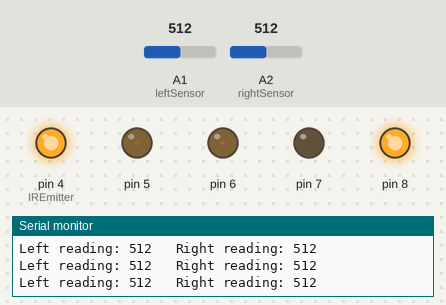
Bench run of a sketch on a simulated Arduino Uno, built with avr-gcc and run on an emulated ATmega328P. On the bench: output pins drawn as LEDs (lit = HIGH), the last lines printed to the serial monitor. The test bench sets the inputs (shaded band); at power-on: A1 (leftSensor) = 512, A2 (rightSensor) = 512.

Above: at 1.24 s.
1.3 s: A1 (leftSensor) set to 106
2.8 s: A1 (leftSensor) set to 96
At 4.0 s:
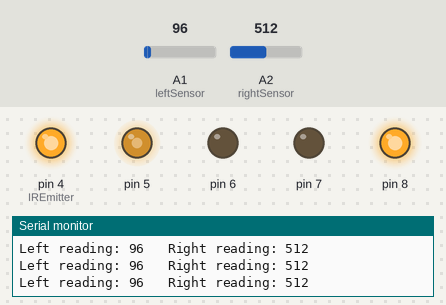
4.3 s: A2 (rightSensor) set to 107
5.8 s: A2 (rightSensor) set to 91
At 6.5 s:
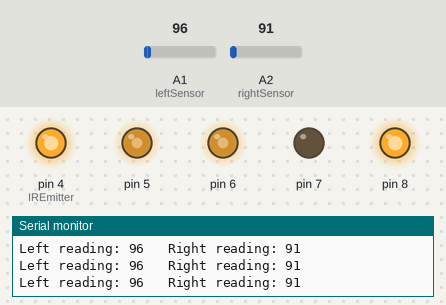
7.3 s: A1 (leftSensor) set to 1023
At 9.6 s:
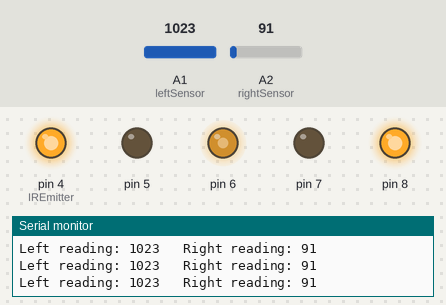
10.3 s: A2 (rightSensor) set to 122
At 10.49 s:
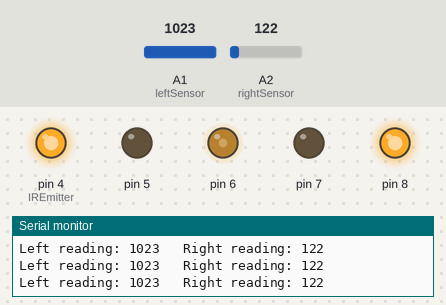
Timing chart, 0 to 13.3 s (numbered marks = the images above; inputs shaded):
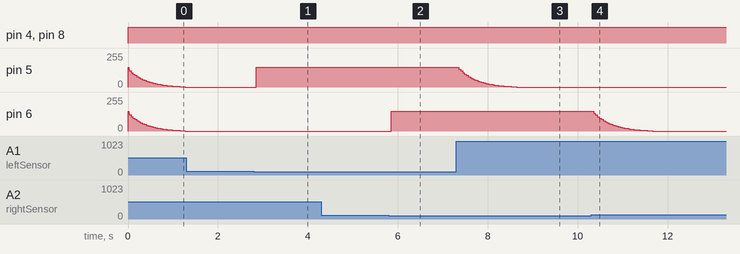

The sketch:

LineFollowingRobot.ino
```cpp
// (licence header left out)
// Lesson 6, Bot: Line Following

  /*Please note that not everything that looks dark, like blue painters tape
    will be dark to infrared sensors.  Test different materials using the Infrared sensor
    code from Lesson 4.2 to make sure that in infrared you have a light background
    and dark line.  If needed change LINE_VALUE below to be a number inbetween your light
	and dark infrared sensor readings.
  */

#include "Motor.h"

// Pin definitions
// IR Sensors and IR Emitter
#define leftSensor  A1
#define rightSensor A2
#define IREmitter   4

// Motor pins
#define leftMotorSpeed 5
#define rightMotorSpeed 6
#define leftMotorDirection 7
#define rightMotorDirection 8

// Robot configuration
#define MOVE_SPEED 150
#define LINE_VALUE 100
#define DELAY_TIME 10

// Create our motor object
Motor motor;

// Create variables to constantly vary the motor speeds
int leftSpeed = MOVE_SPEED;
int rightSpeed = MOVE_SPEED;

void setup() {
  Serial.begin(9600);
  pinMode(IREmitter,   OUTPUT);
  pinMode(leftSensor,  INPUT);
  pinMode(rightSensor, INPUT);

  motor.setupRight(rightMotorSpeed, rightMotorDirection);
  motor.setupLeft(leftMotorSpeed,   leftMotorDirection);
}

void loop() {
  // Turn on our IREmitter so that our line sensors will get
  // a strong signal.
  digitalWrite(IREmitter, HIGH);
  delayMicroseconds(1);

  // Move using our variables which were initialized to our pre-defined speed.
  motor.left(leftSpeed);
  motor.right(rightSpeed);

  //delay a little to give the robot some time to move to a slightly different position before checking for the line
  delay(DELAY_TIME);

  // Read our line sensor values.
  int leftReading = analogRead(leftSensor);
  int rightReading = analogRead(rightSensor);

  if ( leftReading > LINE_VALUE ) {
    //decrease the left motors speed by 1/10th each time the left sensor sees the line
    leftSpeed = leftSpeed*9/10;
  } else {
    //if the left sensor doesn't see the line set the left motor to the default speed
    leftSpeed = MOVE_SPEED;
  }

  if ( rightReading > LINE_VALUE ) {
    //decrease the right motors speed incrementally by 1/10th for each time the right sensor sees the line
    rightSpeed = rightSpeed*9/10;
  } else {
    //if the right sensor doesn't see the line set the right motor to the default speed
    rightSpeed = MOVE_SPEED;
  }

  //To troubleshoot your code the following print commands are very useful
  Serial.print("Left reading: ");
  Serial.print(leftReading);
  Serial.print("   Right reading: ");
  Serial.println(rightReading);

}

/*********************************************************************************************************************
Permission is hereby granted, free of charge, to any person obtaining a copy of this software and associated documentation files (the "Software"), to deal in the Software without restriction, including without limitation the rights to use, copy, modify, merge, publish, distribute, sublicense, and/or sell copies of the Software, and to permit persons to whom the Software is furnished to do so, subject to the following conditions:

The above copyright notice and this permission notice shall be included in all copies or substantial portions of the Software.
THE SOFTWARE IS PROVIDED "AS IS", WITHOUT WARRANTY OF ANY KIND, EXPRESS OR IMPLIED, INCLUDING BUT NOT LIMITED TO THE WARRANTIES OF MERCHANTABILITY, FITNESS FOR A PARTICULAR PURPOSE AND NONINFRINGEMENT. IN NO EVENT SHALL THE AUTHORS OR COPYRIGHT HOLDERS BE LIABLE FOR ANY CLAIM, DAMAGES OR OTHER LIABILITY, WHETHER IN AN ACTION OF CONTRACT, TORT OR OTHERWISE, ARISING FROM, OUT OF OR IN CONNECTION WITH THE SOFTWARE OR THE USE OR OTHER DEALINGS IN THE SOFTWARE.
'*******************************************************************************************************************/
```

Motor.cpp
```cpp
/********************************************************************
  Motor.cpp - A Library for Controlling the Motors of the MRK-1
  An Introduction to Robot Programming
  Author - Eric Ryan Harrison <me@ericharrison.info>
  http://github.com/SumoRobotLeague/MRK-1/

  Improved motor control library with an attack() method that will
  instantly charge forward at full speed on both motors.
********************************************************************/

#include "Arduino.h"
#include "Motor.h"

// Define our minimum and maximum speeds for error checking.
#define maxSpeed 255
#define minSpeed -255

// This is our class constructor. When this method is called
// the class will create an object of this instance. We don't
// need our motor constructor to do anything, so we will leave
// it empty.
Motor::Motor() {
	// Intentionally do nothing
}

void Motor::setupRight(int rightSpeed_pin, int rightDirection_pin) {
	// Store the pin in a private variable for later use
	_rightMotorSpeedPin     = rightSpeed_pin;
	_rightMotorDirectionPin = rightDirection_pin;

	// Set up pins for output
	pinMode(_rightMotorSpeedPin,     OUTPUT);
	pinMode(_rightMotorDirectionPin, OUTPUT);
}


void Motor::setupLeft(int leftSpeed_pin, int leftDirection_pin) {
	// Store the pin in a private variable for later use
	_leftMotorSpeedPin     = leftSpeed_pin;
	_leftMotorDirectionPin = leftDirection_pin;

	// Set up pins for output
	pinMode(_leftMotorSpeedPin,     OUTPUT);
	pinMode(_leftMotorDirectionPin, OUTPUT);
}

void Motor::right(int speed) {
	// Simple check to make sure our speed does not exceed
	// the defined speed limits.
	if ( speed > maxSpeed ) {
		speed = maxSpeed;
	} else if ( speed < minSpeed ) {
		speed = minSpeed;
	}

	if ( speed < 0 ) {
		digitalWrite(_rightMotorDirectionPin, LOW);
		analogWrite(_rightMotorSpeedPin, abs(speed));
	} else {
		digitalWrite(_rightMotorDirectionPin, HIGH);
		analogWrite(_rightMotorSpeedPin, speed);
	}
}

void Motor::left(int speed) {
	if ( speed > maxSpeed ) {
		speed = maxSpeed;
	} else if ( speed < minSpeed ) {
		speed = minSpeed;
	}

	if ( speed < 0 ) {
		digitalWrite(_leftMotorDirectionPin, HIGH);
		analogWrite(_leftMotorSpeedPin, abs(speed));
	} else {
		digitalWrite(_leftMotorDirectionPin, LOW);
		analogWrite(_leftMotorSpeedPin, speed);
	}
}

// Our attack() method is a very simple function that will
// tell both motors to charge forward at full speed.
void Motor::attack() {
	right(maxSpeed);
	left(maxSpeed);
}

// Our abort() method is a very simple function that will
// tell both motors to reverse at full speed.
void Motor::abortNow() {
	right(minSpeed);
	left(minSpeed);
}
```

Motor.h
```cpp
/********************************************************************
  Motor.h - A Library for Controlling the Motors of the MRK-1
  An Introduction to Robot Programming
  Author - Eric Ryan Harrison <me@ericharrison.info>
  http://github.com/SumoRobotLeague/MRK-1/
********************************************************************/

#ifndef Motor_h
#define Motor_h

#include "Arduino.h"

class Motor {
	public:
		Motor();
		void setupRight(int rightSpeed_pin, int rightDirection_pin);
		void setupLeft(int leftSpeed_pin, int leftDirection_pin);
		void right(int speed);
		void left(int speed);
		void attack();
		void abortNow();
	private:
		int _rightMotorSpeedPin;
		int _rightMotorDirectionPin;
		int _leftMotorSpeedPin;
		int _leftMotorDirectionPin;
};

#endif
```

Measured:
- the behaviour switches between 101 and 100 on A1 (leftSensor) (found by bisection; images 0 and 1)
- the behaviour switches between 101 and 100 on A2 (rightSensor) (found by bisection; images 1 and 2)
- after the input at 2.8 s, pin 5: 0/255 → 150/255 after 0.05 s
- after the input at 5.8 s, pin 6: 0/255 → 150/255 after 0.05 s
- after the input at 7.3 s, pin 5: moves from 150/255 to 0/255 over 1.3 s, starting after 0.06 s
- after the input at 10.3 s, pin 6: moves from 150/255 to 0/255 over 1.3 s, starting after 0.05 s
